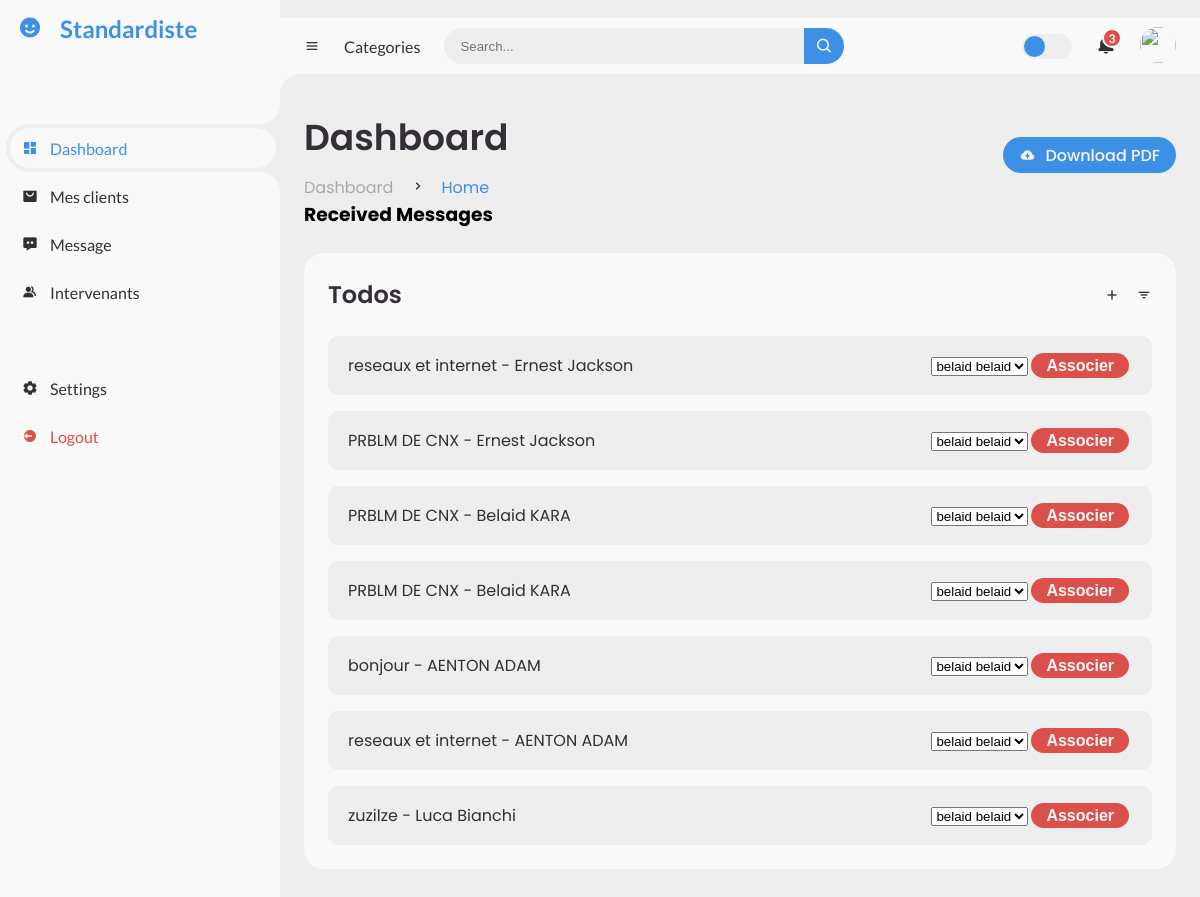
Screenshot of /stand.php with the database file from the repository.
### tables this page shows
CREATE TABLE `client` (
  `id_Client` int(50) NOT NULL,
  `nom_Client` varchar(256) DEFAULT NULL,
  `prénom_Client` varchar(256) DEFAULT NULL,
  `téléphone_Client` int(10) DEFAULT NULL,
  `email` varchar(255) DEFAULT NULL,
  `mot_de_passe` varchar(255) DEFAULT NULL,
  `Statut` varchar(255) NOT NULL,
  `role` varchar(50) NOT NULL DEFAULT 'client' CHECK (`role` in ('client','admin','standardist','intervenet')),
  `degré_d'urgence` int(11) NOT NULL
);

CREATE TABLE `commentaire` (
  `id_Commentaire` int(50) NOT NULL,
  `description_Commentaire` varchar(256) DEFAULT NULL,
  `id_Client` int(50) DEFAULT NULL,
  `Statut` varchar(255) DEFAULT NULL,
  `id_Intervenant` int(11) DEFAULT NULL
);

### stand.php (the view, shortened to what this page needs)
<!DOCTYPE html>
<html lang="fr">
<head>
	<link href='https://unpkg.com/boxicons@2.0.9/css/boxicons.min.css' rel='stylesheet'>
	<<link rel="stylesheet" href="style.css">
</head>
<body>
	<section id="sidebar">
		<a href="#" class="brand">
			<i class='bx bxs-smile'></i>
			<span class="text">Standardiste</span>
		</a>
		<ul class="side-menu top">
			<li class="active">
				<a href="">
					<i class='bx bxs-dashboard' ></i>
					<span class="text">Dashboard</span>
				</a>
				<li>
                <a href="my_clients.PHP">
                    <i class='bx bxs-shopping-bag-alt' ></i>
                    <span class="text">Mes clients</span>
                </a>
				<li>
				<a href="message.html" onclick="toggleMessaging()">
					<i class='bx bxs-message-dots' ></i>
					<span class="text">Message</span>
				</a>
			</li>
			<li>
				<a href="">
					<i class='bx bxs-group' ></i>
					<span class="text">Intervenants</span>
				</a>
			</li>
			<ul class="side-menu">
			<li>
				<a href="settingsforstand.html">
					<i class='bx bxs-cog' ></i>
					<span class="text">Settings</span>
				</a>
			</li>
			<li>
				<a href="login.html" class="logout">
					<i class='bx bxs-log-out-circle' ></i>
					<span class="text">Logout</span>
				</a>
			</li>
            </li>
			</li>
			<li>
				<a href="<?php
							$servername = "localhost";
							$username = "root";
							$password = "";
							$dbname = "db";
							$port = 3306;
							$conn = new mysqli($servername, $username, $password, $dbname, $port);
							$sql = "SELECT nom_Client, prénom_Client, email, statut FROM client";
							$result = $conn->query($sql);
							if ($result->num_rows > 0) {
								echo "<table>";
								echo "<thead>";
								echo "<tr>";
								echo "<th>User</th>";
								echo "<th>Date Order</th>";
								echo "<th>Statut</th>";
								echo "</tr>";
								echo "</thead>";
								echo "<tbody>";
								while ($row = $result->fetch_assoc()) {
									echo "<tr>";
									echo "<td>";
									echo "<img src='img/people.jpg'>";
									echo "<p>" . $row["nom_Client"] . " " . $row["prénom_Client"] . "</p>";
									echo "</td>";
									echo "<td>01-10-2021</td>";
									$statut = ($row["statut"] == "completed") ? "completed" : "process";
									echo "<td><span class='status " . strtolower($statut) . "'>" . ucfirst($statut) . "</span></td>";
									echo "</tr>";
								}
								echo "</tbody>";
								echo "</table>";
							} else {
								echo "<p>Aucun client trouvé.</p>";
							}
						?>">
			</li>
		</ul>
	</section>
	<section id="content">
		<nav>
			<i class='bx bx-menu' ></i>
			<a href="#" class="nav-link">Categories</a>
			<form action="#">
				<div class="form-input">
					<input type="search" placeholder="Search...">
					<button type="submit" class="search-btn"><i class='bx bx-search' ></i></button>
				</div>
			</form>
			<label for="switch-mode" class="switch-mode"></label>
			<a href="#" class="notification">
				<span class="num">3</span>
			</a>
			<a href="#" class="profile">
				<img src="img/people.jpg">
			</a>
		</nav>
		<main>
			<div class="head-title">
				<div class="left">
					<h1>Dashboard</h1>
					<ul class="breadcrumb">
						<li>
							<a href="#">Dashboard</a>
						</li>
						<li><i class='bx bx-chevron-right' ></i></li>
						<li>
							<a class="active" href="#">Home</a>
						</li>
					</ul>
				</div>
				<a href="#" class="btn-download">
					<i class='bx bxs-cloud-download' ></i>
					<span class="text">Download PDF</span>
				</a>
			</div>
			<div class="messages" id="messageSection">
				<h3>Received Messages</h3>
			</div>
			<div class="table-data">
    <div class="todo">
        <div class="head">
            <h3>Todos</h3>
            <i class='bx bx-plus' ></i>
            <i class='bx bx-filter' ></i>
        </div>
        <ul class="todo-list">
		<?php
$servername = "localhost";
$username = "root";
$password = "";
$dbname = "db";
$conn = new mysqli($servername, $username, $password, $dbname);
$sql = "SELECT commentaire.id_Commentaire, commentaire.description_Commentaire, client.nom_Client, client.prénom_Client FROM commentaire INNER JOIN client ON commentaire.id_Client = client.id_Client";
$result = $conn->query($sql);
echo '
<!DOCTYPE html>
<html>
<head>
    <style>
        /* Add your CSS styles here */
        .complete-btn {
            height: 25px;
            padding: 0 5px;
            border-radius: 40px;
            background: var(--blue);
            color: var(--light);
            margin: 3px;
            font-weight: bold;
            border: none;
        }
    </style>
</head>
<body>';
if ($result->num_rows > 0) {
    while($row = $result->fetch_assoc()) {
        echo "<li>";
        echo "<p>" . $row["description_Commentaire"] . " - " . $row["nom_Client"] . " " . $row["prénom_Client"] . "</p>";
        echo "<form action='lier_intervenant.php' method='post'>";
        echo "<select name='id_intervenant'>";
        $sql_intervenants = "SELECT * FROM intervenant";
        $result_intervenants = $conn->query($sql_intervenants);
        while($row_intervenant = $result_intervenants->fetch_assoc()) {
            echo "<option value='" . $row_intervenant["id_Intervenant"] . "'>" . $row_intervenant["prénom_Intervenant"] . " " . $row_intervenant["nom_Intervenant"] . "</option>";
        }
        echo "</select>";
        echo "<button type='submit' name='status' value='asso' class='button-custom'>Associer</button>
		";
        echo "</form>";
        echo "</li>";
    }
} else {
    echo "<li>No comments found.</li>";
}
echo '
</body>
</html>';
?>
        </ul>
    </div>
</div>
		</main>
	</section>
</body>
</html>

### rows the page displays
commentaire: description_Commentaire "reseaux et internet", id_Client.nom_Client "Ernest", id_Client.prénom_Client "Jackson"
commentaire: description_Commentaire "PRBLM DE CNX", id_Client.nom_Client "Ernest", id_Client.prénom_Client "Jackson"
commentaire: description_Commentaire "PRBLM DE CNX", id_Client.nom_Client "Belaid", id_Client.prénom_Client "KARA"
commentaire: description_Commentaire "PRBLM DE CNX", id_Client.nom_Client "Belaid", id_Client.prénom_Client "KARA"
commentaire: description_Commentaire "bonjour", id_Client.nom_Client "AENTON", id_Client.prénom_Client "ADAM"
commentaire: description_Commentaire "reseaux et internet", id_Client.nom_Client "AENTON", id_Client.prénom_Client "ADAM"
commentaire: description_Commentaire "zuzilze", id_Client.nom_Client "Luca", id_Client.prénom_Client "Bianchi"

### other values shown
form field id_intervenant "belaid belaid"
